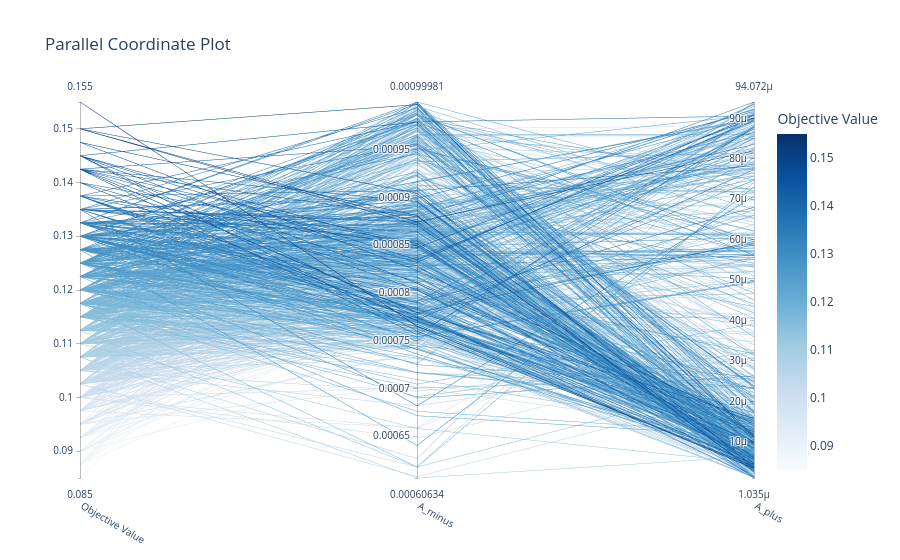

Write notebook code for a chart like this one.
### Code cell
fig = optuna.visualization.plot_parallel_coordinate(
    STDP_classic_hpo.study_accuracy, params=["A_minus", "A_plus"]
)
fig.show()

### Figure 1 — Plotly figure (JSON) as saved in the notebook; plotly's stock layout.template omitted (floating-point values rounded to 4 significant figures; data arrays with more than 128 entries replaced by an {"elided": "..."} marker saying what was removed)
{"data": [{"dimensions": [{"label": "Objective Value", "range": [0.085, 0.155], "values": {"elided": "766 float values"}}, {"label": "A_minus", "range": [0.0006063, 0.0009998], "values": {"elided": "766 float values"}}, {"label": "A_plus", "range": [1.035e-06, 9.407e-05], "values": {"elided": "766 float values"}}], "labelangle": 30, "labelside": "bottom", "line": {"color": {"elided": "766 float values"}, "colorbar": {"title": {"text": "Objective Value"}}, "colorscale": [[0, "rgb(247,251,255)"], [0.125, "rgb(222,235,247)"], [0.25, "rgb(198,219,239)"], [0.375, "rgb(158,202,225)"], [0.5, "rgb(107,174,214)"], [0.625, "rgb(66,146,198)"], [0.75, "rgb(33,113,181)"], [0.875, "rgb(8,81,156)"], [1, "rgb(8,48,107)"]], "reversescale": false, "showscale": true}, "type": "parcoords"}], "layout": {"title": {"text": "Parallel Coordinate Plot"}}}
